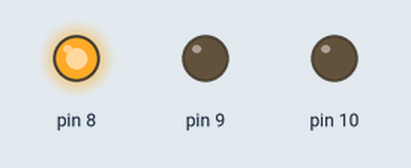
The sketch below on a simulated Arduino Uno, built with avr-gcc and run on an emulated ATmega328P. Shown: output pins drawn as LEDs (lit = HIGH).

Above: at 0.2 s.
At 3.2 s:
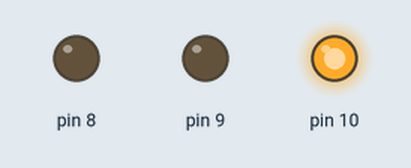
At 5.7 s:
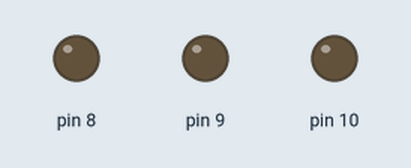
At 12.2 s:
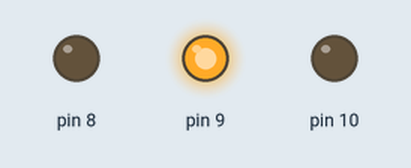
Timing chart, 0 to 13.0 s (numbered marks = the images above):
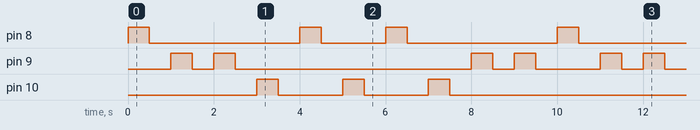

The sketch:

Activity3.5.ino
```cpp
// C++ code
//
void setup()
{
  pinMode(8, OUTPUT);
  pinMode(9, OUTPUT);
  pinMode(10, OUTPUT);
  Serial.begin(9600);
}

void loop()
{
  int x=0;

  ////GO
  pinMode(8, OUTPUT);
  pinMode(9, OUTPUT);
  pinMode(10, INPUT);
  digitalWrite(8, HIGH);
  digitalWrite(9,LOW);
  delay(500);
  digitalWrite(8, LOW);
  digitalWrite(9,LOW);
  digitalWrite(10,LOW);
  delay(500);
  digitalWrite(8, LOW);
  digitalWrite(9,HIGH);
  digitalWrite(10,LOW);
  delay(500);
  digitalWrite(8, LOW);
  digitalWrite(9,LOW);
  digitalWrite(10,LOW);
  delay(500);

  pinMode(8, INPUT);
  pinMode(10, OUTPUT);
  digitalWrite(8, LOW);
  digitalWrite(9,HIGH);
  digitalWrite(10,LOW);
  delay(500);
  digitalWrite(8, LOW);
  digitalWrite(9,LOW);
  digitalWrite(10,LOW);
  delay(500);
  digitalWrite(8, LOW);
  digitalWrite(9,LOW);
  digitalWrite(10,HIGH);
  delay(500);
  digitalWrite(8, LOW);
  digitalWrite(9,LOW);
  digitalWrite(10,LOW);
  delay(500);

  pinMode(8, OUTPUT);
  pinMode(9, INPUT);
  digitalWrite(8,HIGH);
  digitalWrite(10,LOW);
  delay(500);
  digitalWrite(8, LOW);
  digitalWrite(9,LOW);
  digitalWrite(10,LOW);
  delay(500);
  digitalWrite(8,LOW);
  digitalWrite(10,HIGH);
  delay(500);
  digitalWrite(8, LOW);
  digitalWrite(9,LOW);
  digitalWrite(10,LOW);
  delay(500);

  //BACK
//
  digitalWrite(8, HIGH);
  digitalWrite(9,LOW);
  digitalWrite(10,LOW);
  delay(500);
  digitalWrite(8, LOW);
  digitalWrite(9,LOW);
  digitalWrite(10,LOW);
  delay(500);

  pinMode(9, OUTPUT);
  pinMode(8, INPUT);
  pinMode(10, OUTPUT);


  digitalWrite(9,LOW);
  digitalWrite(10,HIGH);
  delay(500);
  digitalWrite(9,LOW);
  digitalWrite(10,LOW);
  delay(500);

  digitalWrite(9,HIGH);
  digitalWrite(10,LOW);
  delay(500);

  digitalWrite(9,LOW);
  digitalWrite(10,LOW);
  delay(500);
  pinMode(8, OUTPUT);

  pinMode(10, INPUT);
  digitalWrite(8, LOW);
  digitalWrite(9,HIGH);
  delay(500);
  digitalWrite(8, LOW);
  digitalWrite(9,LOW);
  delay(500);

}
```

Measured:
- by itself, pin 8: repeats every 10.0 s: LOW 3.5 s, HIGH 0.50 s, LOW 1.5 s, HIGH 0.50 s, LOW 3.5 s, HIGH 0.50 s
- by itself, pin 9: repeats every 10.0 s: LOW 0.50 s, HIGH 0.50 s, LOW 5.5 s, HIGH 0.50 s, LOW 0.50 s, HIGH 0.50 s, LOW 1.5 s, HIGH 0.50 s
- by itself, pin 10: repeats every 10.0 s: 2 × (LOW 1.5 s, HIGH 0.50 s), LOW 5.5 s, HIGH 0.50 s
